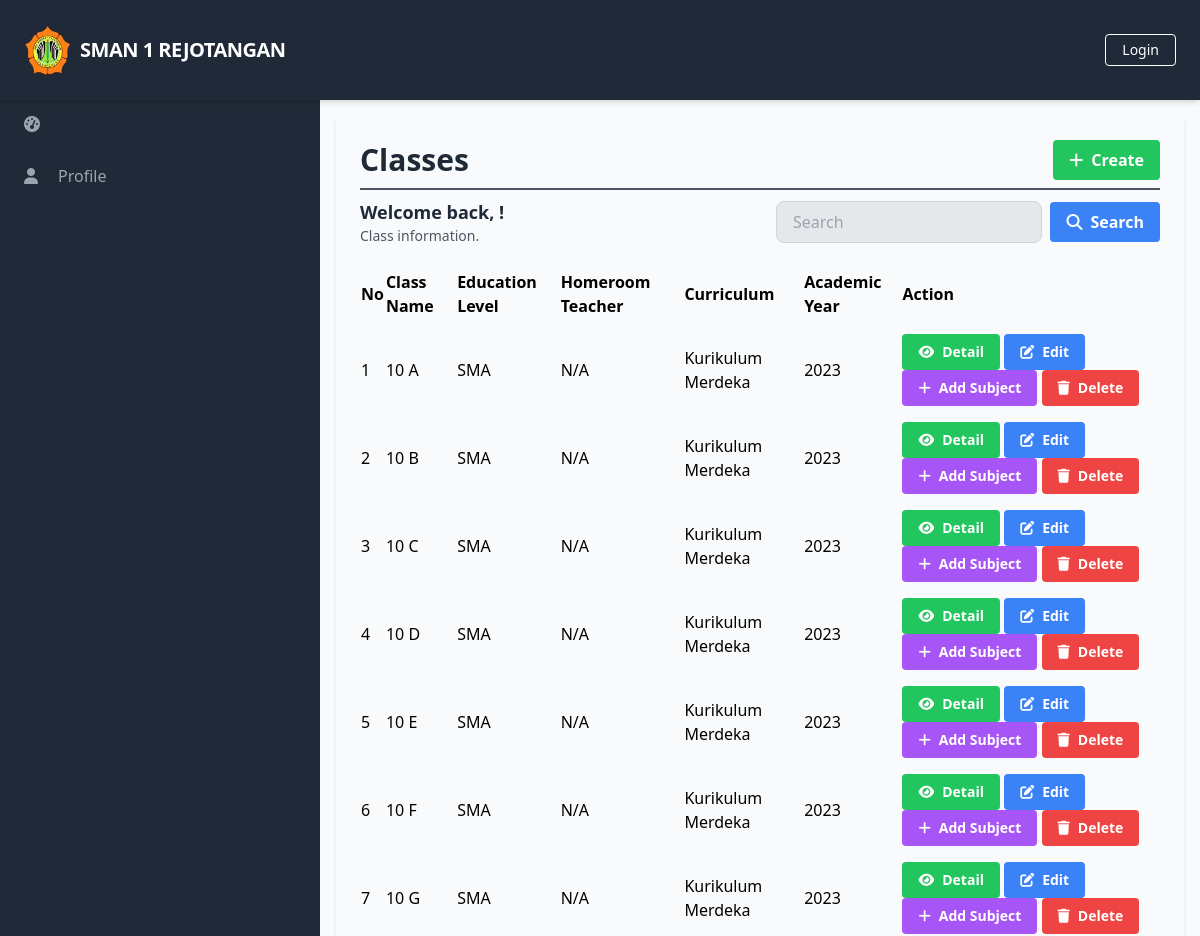
The app's page /manage_classes/manage_classes_list.php (upper part), older data.
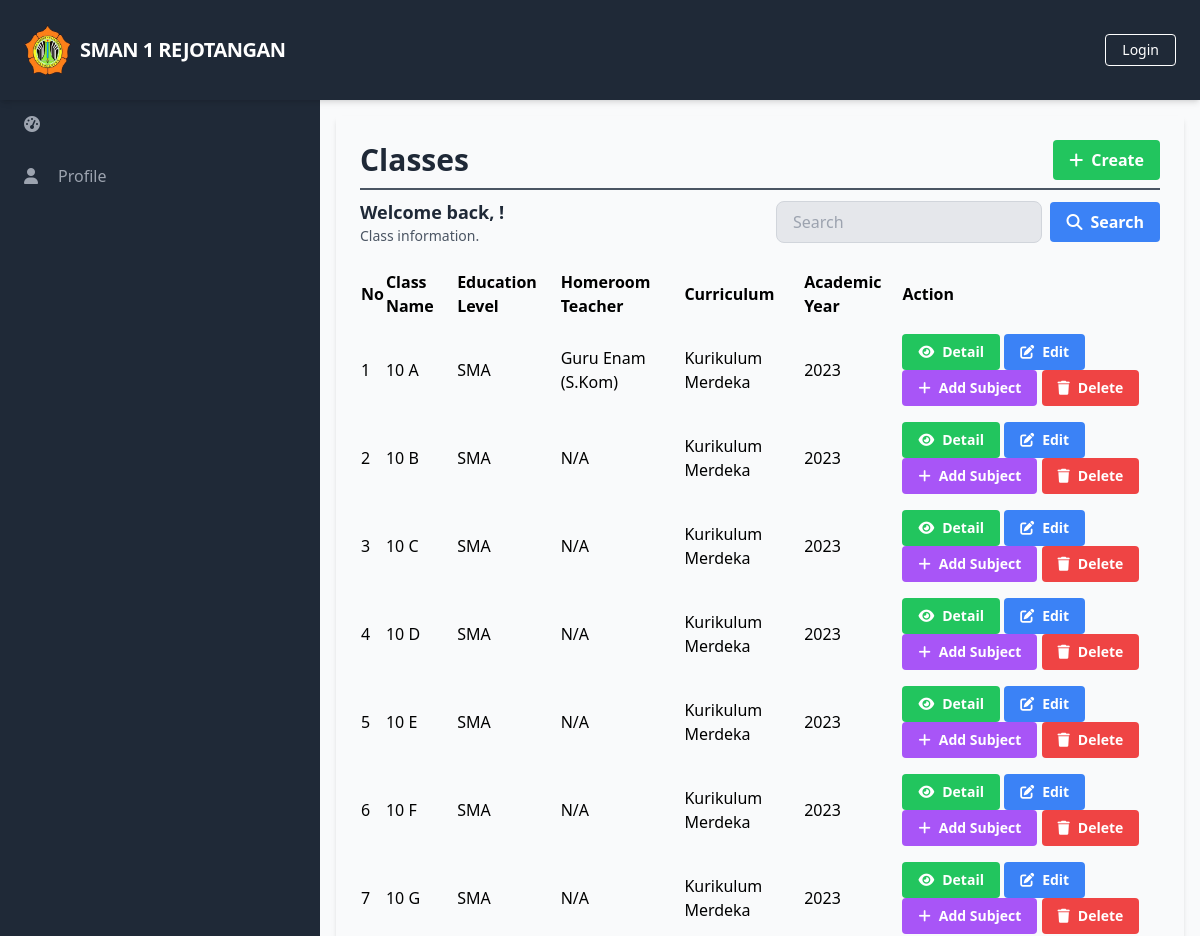
The same page, newer data.
### tables this page shows
CREATE TABLE `Classes` (
  `ClassID` int(11) NOT NULL,
  `ClassName` varchar(50) DEFAULT NULL,
  `EducationLevel` varchar(20) DEFAULT NULL,
  `HomeroomTeacher` int(11) DEFAULT NULL,
  `Curriculum` varchar(50) DEFAULT NULL,
  `AcademicYear` varchar(20) DEFAULT NULL,
  `ClassCode` varchar(20) DEFAULT NULL
);

CREATE TABLE `Users` (
  `UserID` int(11) NOT NULL,
  `Username` varchar(50) NOT NULL,
  `Password` varchar(255) NOT NULL,
  `Email` varchar(100) NOT NULL,
  `FullName` varchar(100) DEFAULT NULL,
  `DateOfBirth` date DEFAULT NULL,
  `Gender` varchar(10) DEFAULT NULL,
  `Address` text DEFAULT NULL,
  `PhoneNumber` varchar(20) DEFAULT NULL,
  `RoleID` int(11) DEFAULT NULL,
  `AccountCreationDate` timestamp NOT NULL DEFAULT current_timestamp() ON UPDATE current_timestamp(),
  `LastLogin` datetime DEFAULT NULL,
  `AccountStatus` varchar(20) DEFAULT NULL,
  `ProfilePictureURL` varchar(255) DEFAULT NULL,
  `ActivationStatus` varchar(20) DEFAULT NULL
);

CREATE TABLE `Teachers` (
  `TeacherID` int(11) NOT NULL,
  `NIP` varchar(20) NOT NULL,
  `AcademicDegree` varchar(50) DEFAULT NULL,
  `EducationLevel` varchar(50) DEFAULT NULL,
  `EmploymentStatus` varchar(50) DEFAULT NULL,
  `UserID` int(11) DEFAULT NULL
);

### database/connection.php (called while the page is built, shortened)
<?php
$baseUrl = "http://localhost/final_project_imam_2023/";

### public/manage_classes/manage_classes_list.php (the view, shortened to what the changed rows need)
<?php
require_once('../../database/connection.php');
?>
<?php include_once('../components/header.php'); ?>
<div class="h-screen flex flex-col">
    <div class="flex-grow bg-gray-50 flex flex-row shadow-md">
        <main class="bg-gray-50 flex flex-col flex-1 overflow-y-scroll h-screen flex-shrink-0 sc-hide pb-40">
            <div class="flex items-start justify-start p-6 shadow-md m-4 flex-1 flex-col">
                <div class="flex flex-row justify-between items-center w-full border-b-2 border-gray-600 mb-2 pb-2">
                    <h1 class="text-3xl text-gray-800 font-semibold w-full">Classes</h1>
                </div>
                <div class="flex flex-col w-full">
                    <div class="flex flex-row justify-between items-center w-full mb-2 pb-2">
                        <div>
                            <h2 class="text-lg text-gray-800 font-semibold">Welcome back, <?php echo $_SESSION['FullName']; ?>!</h2>
                        </div>
                    </div>
                    <table class="min-w-full">
                        <thead>
                            <tr>
                                <th class="text-left py-2">No</th>
                                <th class="text-left py-2">Class Name</th>
                                <th class="text-left py-2">Education Level</th>
                                <th class="text-left py-2">Homeroom Teacher</th>
                                <th class="text-left py-2">Curriculum</th>
                                <th class="text-left py-2">Academic Year</th>
                                <th class="text-left py-2">Action</th>
                            </tr>
                        </thead>
                        <tbody>
                            <?php
                            $searchTerm = isset($_GET['search']) ? $_GET['search'] : '';
                            $page = isset($_GET['page']) ? $_GET['page'] : 1;
                            $query = "SELECT Classes.ClassID, Classes.ClassName, Classes.EducationLevel, Teachers.AcademicDegree, Users.FullName AS HomeroomTeacher, Classes.Curriculum, Classes.AcademicYear
                            FROM Classes
                            LEFT JOIN Teachers ON Classes.HomeroomTeacher = Teachers.TeacherID
                            LEFT JOIN Users ON Teachers.UserID = Users.UserID
                            WHERE Classes.ClassName LIKE '%$searchTerm%'
                            LIMIT 15 OFFSET " . ($page - 1) * 15;
                            $result = $conn->query($query);
                            $no = 1;
                            while ($row = $result->fetch_assoc()) {
                            ?>
                                <tr>
                                    <td class="py-2"><?php echo $no++; ?></td>
                                    <td class="py-2"><?php echo $row['ClassName']; ?></td>
                                    <td class="py-2"><?php echo $row['EducationLevel']; ?></td>
                                    <td class="py-2">
                                        <?php
                                        if ($row['HomeroomTeacher']) {
                                            echo $row['HomeroomTeacher'];
                                            echo ' (' . $row['AcademicDegree'] . ')';
                                        } else {
                                            echo 'N/A';
                                        }
                                        ?>
                                    </td>
                                    <td class="py-2"><?php echo $row['Curriculum']; ?></td>
                                    <td class="py-2"><?php echo $row['AcademicYear']; ?></td>
                                    <td class='py-2'>
                                        <a href="<?php echo $baseUrl; ?>public/manage_classes/manage_classes_detail.php?id=<?php echo $row['ClassID'] ?>" class='bg-green-500 hover-bg-green-700 text-white font-bold py-2 px-4 rounded inline-flex items-center text-sm'>
                                            <i class='fas fa-eye mr-2'></i>
                                            <span>Detail</span>
                                        </a>
                                        <a href="<?php echo $baseUrl; ?>public/manage_classes/manage_classes_update.php?id=<?php echo $row['ClassID'] ?>" class='bg-blue-500 hover-bg-blue-700 text-white font-bold py-2 px-4 rounded inline-flex items-center text-sm'>
                                            <i class='fas fa-edit mr-2'></i>
                                            <span>Edit</span>
                                        </a>
                                        <a href="<?php echo $baseUrl; ?>public/manage_classes/manage_classes_add_subject.php?id=<?php echo $row['ClassID'] ?>" class='bg-purple-500 hover-bg-purple-700 text-white font-bold py-2 px-4 rounded inline-flex items-center text-sm'>
                                            <i class='fas fa-plus mr-2'></i>
                                            <span>Add Subject</span>
                                        </a>
                                        <a href="#" onclick="confirmDelete(<?php echo $row['ClassID']; ?>)" class='bg-red-500 hover-bg-red-700 text-white font-bold py-2 px-4 rounded inline-flex items-center text-sm'>
                                            <i class='fas fa-trash mr-2'></i>
                                            <span>Delete</span>
                                        </a>
                                    </td>
                                </tr>
                            <?php
                            }
                            ?>
                        </tbody>
                    </table>
                </div>
        </main>
    </div>
</div>
</body>
</html>

Row changes from the older to the newer data that the page shows:
changed classes: users.FullName (not shown) → "Guru Enam"; HomeroomTeacher.AcademicDegree (not shown) → "S.Kom"; text "N/A" → "( )"
